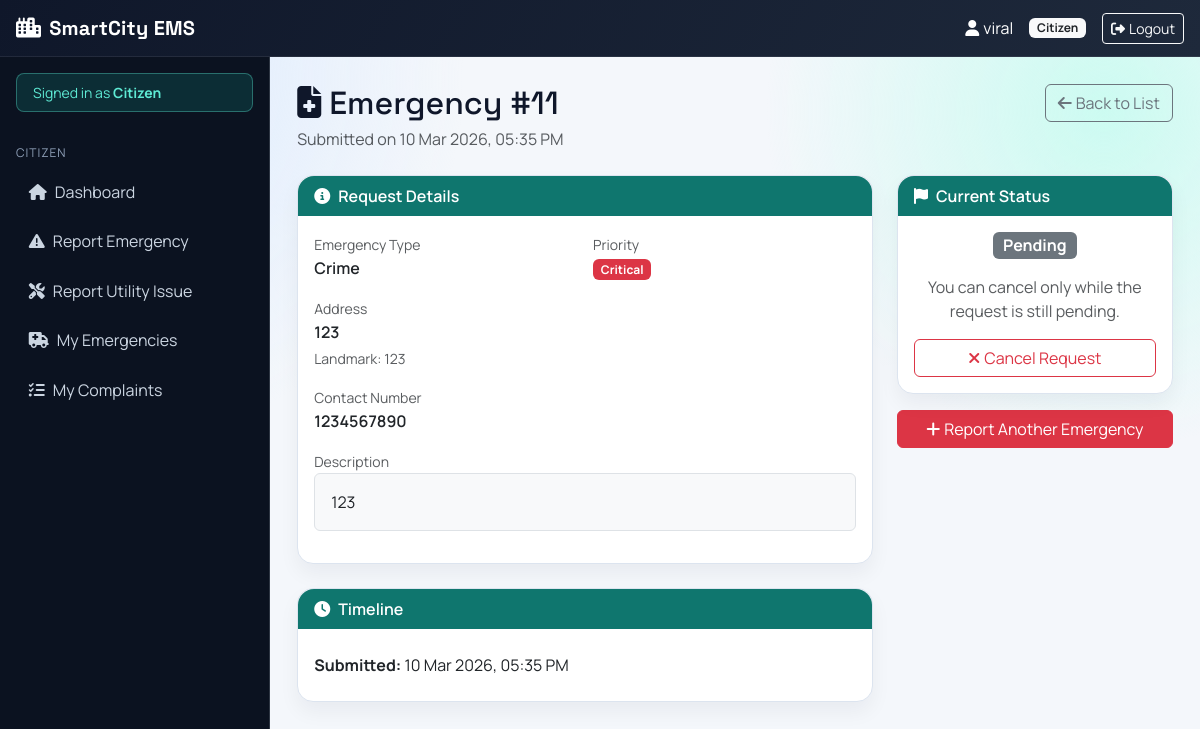
The app's page /emergency/detail/11/ (signed in) with its own data.
### accounts/models.py (models this page shows, shortened)
class User(AbstractUser):
    ROLE_CHOICES = [
        ('citizen', 'Citizen'),
        ('government_authority', 'Government Authority'),
        ('emergency_operator', 'Emergency Operator'),
        ('utility_officer', 'Utility Officer'),
        ('team_admin', 'Team Administrator'),
        ('worker', 'Worker'),
    ]
    role = models.CharField(max_length=50, choices=ROLE_CHOICES, default='citizen')
    phone_number = models.CharField(max_length=15, blank=True)
    address = models.TextField(blank=True)

### emergency/models.py (models this page shows, shortened)
class EmergencyRequest(models.Model):
    citizen = models.ForeignKey(
        User,
        on_delete=models.CASCADE,
        related_name='emergency_requests'
    )
    PRIORITY_CHOICES = [
        ('critical', 'Critical'),
        ('high', 'High'),
        ('medium', 'Medium'),
        ('low', 'Low'),
    ]
    STATUS_CHOICES = [
        ('pending', 'Pending'),
        ('assigned', 'Assigned'),
        ('en_route', 'En Route'),
        ('on_scene', 'On Scene'),
        ('resolved', 'Resolved'),
        ('cancelled', 'Cancelled'),
    ]
    citizen = models.ForeignKey(User, on_delete=models.CASCADE, related_name='emergency_requests')
    emergency_type = models.ForeignKey(EmergencyType, on_delete=models.PROTECT)
    priority = models.CharField(max_length=20, choices=PRIORITY_CHOICES, default='medium')
    status = models.CharField(max_length=20, choices=STATUS_CHOICES, default='pending')
    location_lat = models.DecimalField(max_digits=9, decimal_places=6, null=True, blank=True)
    location_lng = models.DecimalField(max_digits=9, decimal_places=6, null=True, blank=True)
    address = models.TextField()
    landmark = models.CharField(max_length=200, blank=True)
    description = models.TextField()
    contact_number = models.CharField(max_length=15)
    additional_info = models.TextField(blank=True)
    created_at = models.DateTimeField(auto_now_add=True)
    updated_at = models.DateTimeField(auto_now=True)
    assigned_at = models.DateTimeField(null=True, blank=True)
    resolved_at = models.DateTimeField(null=True, blank=True)

class EmergencyType(models.Model):
    name = models.CharField(max_length=100)
    description = models.TextField()
    icon = models.CharField(max_length=50, default='exclamation-triangle')

### emergency/views.py (the view)
# urls.py: path('detail/<int:request_id>/', views.emergency_detail, name='detail'),
@login_required
def emergency_detail(request, request_id):
    emergency = get_object_or_404(EmergencyRequest.objects.select_related('emergency_type', 'citizen'), id=request_id)
    if request.user.role != 'citizen' or emergency.citizen != request.user:
        if request.user.role not in ['emergency_operator', 'government_authority']:
            messages.error(request, 'Access denied.')
            return redirect('dashboard:dashboard')
    can_cancel = (
        request.user.role == 'citizen'
        and emergency.citizen_id == request.user.id
        and emergency.status == 'pending'
    )
    return render(
        request,
        'emergency/emergency_detail.html',
        {
            'emergency': emergency,
            'can_cancel': can_cancel,
        },
    )

### templates/emergency/emergency_detail.html (shortened to what this page needs)
{% extends 'dashboard/base_dashboard.html' %}
{% block dashboard_content %}
<div class="d-flex flex-wrap justify-content-between align-items-start mb-4 gap-2">
  <div>
    <h2 class="mb-1"><i class="fas fa-file-medical me-2"></i>Emergency #{{ emergency.id }}</h2>
    <p class="text-muted mb-0">Submitted on {{ emergency.created_at|date:"d M Y, h:i A" }}</p>
  </div>
  <a href="{% url 'emergency:my_requests' %}" class="btn btn-outline-secondary">
    <i class="fas fa-arrow-left me-1"></i>Back to List
  </a>
</div>
<div class="row g-4">
  <div class="col-lg-8">
    <div class="card">
      <div class="card-header"><i class="fas fa-circle-info me-2"></i>Request Details</div>
      <div class="card-body">
        <div class="row g-3 mb-3">
          <div class="col-md-6">
            <label class="text-muted small">Emergency Type</label>
            <div class="fw-semibold">{{ emergency.emergency_type.name }}</div>
          </div>
          <div class="col-md-6">
            <label class="text-muted small">Priority</label>
            <div>
              {% if emergency.priority == 'critical' %}<span class="badge bg-danger">Critical</span>{% endif %}
            </div>
          </div>
        </div>
        <div class="mb-3">
          <label class="text-muted small">Address</label>
          <div class="fw-semibold">{{ emergency.address }}</div>
          {% if emergency.landmark %}<div class="text-muted small mt-1">Landmark: {{ emergency.landmark }}</div>{% endif %}
        </div>
        <div class="mb-3">
          <label class="text-muted small">Contact Number</label>
          <div class="fw-semibold">{{ emergency.contact_number }}</div>
        </div>
        <div class="mb-3">
          <label class="text-muted small">Description</label>
          <div class="border rounded p-3 bg-light">{{ emergency.description }}</div>
        </div>
      </div>
    </div>
    <div class="card mt-4">
      <div class="card-header"><i class="fas fa-clock me-2"></i>Timeline</div>
      <div class="card-body">
        <ul class="list-group list-group-flush">
          <li class="list-group-item px-0"><strong>Submitted:</strong> {{ emergency.created_at|date:"d M Y, h:i A" }}</li>
        </ul>
      </div>
    </div>
  </div>
  <div class="col-lg-4">
    <div class="card">
      <div class="card-header"><i class="fas fa-flag me-2"></i>Current Status</div>
      <div class="card-body text-center">
        {% if emergency.status == 'pending' %}<span class="badge bg-secondary fs-6">Pending</span>{% endif %}
        <p class="text-muted mt-3 mb-0">You can cancel only while the request is still pending.</p>
        {% if can_cancel %}
        <form method="post" action="{% url 'emergency:cancel_request' emergency.id %}" class="mt-3" onsubmit="return confirm('Cancel this emergency request?');">
          <button type="submit" class="btn btn-outline-danger w-100">
            <i class="fas fa-xmark me-1"></i>Cancel Request
          </button>
        </form>
        {% endif %}
      </div>
    </div>
    <div class="d-grid gap-2 mt-3">
      <a href="{% url 'emergency:report_emergency' %}" class="btn btn-danger">
        <i class="fas fa-plus me-1"></i>Report Another Emergency
      </a>
    </div>
  </div>
</div>
{% endblock %}

### templates/dashboard/base_dashboard.html (shortened to what this page needs)
<!doctype html>
<html lang="en">
  <head>
    <link href="https://cdn.jsdelivr.net/npm/bootstrap@5.3.0/dist/css/bootstrap.min.css" rel="stylesheet" />
    <link rel="stylesheet" href="https://cdnjs.cloudflare.com/ajax/libs/font-awesome/6.4.0/css/all.min.css" />
  </head>
  <body>
    <nav class="navbar navbar-dark topbar px-3">
      <div class="container-fluid px-0">
        <div class="d-flex align-items-center gap-2">
          <a class="navbar-brand d-flex align-items-center gap-2" href="{% url 'dashboard:dashboard' %}">
            <i class="fas fa-city"></i>
            <span>SmartCity EMS</span>
          </a>
        </div>
        <div class="d-flex align-items-center gap-2 gap-md-3 text-white">
          <span class="d-none d-sm-inline">
            <i class="fas fa-user me-1"></i>{{ user.username }}
          </span>
          <span class="badge bg-light text-dark">{{ user.get_role_display }}</span>
          <a href="{% url 'accounts:logout' %}" class="btn btn-sm btn-outline-light">
            <i class="fas fa-sign-out-alt me-1"></i>Logout
          </a>
        </div>
      </div>
    </nav>
    <div class="app-frame">
      <aside
        class="offcanvas-md offcanvas-start sidebar-shell"
        tabindex="-1"
        id="sidebarNav"
        aria-labelledby="sidebarNavLabel"
      >
        <div class="offcanvas-body px-3 py-3">
          <div class="role-chip rounded-3 px-3 py-2 mb-3 small">
            Signed in as <strong>{{ user.get_role_display }}</strong>
          </div>
          <ul class="nav flex-column">
            {% if user.role == 'citizen' %}
            <li class="nav-section">Citizen</li>
            <li class="nav-item">
              <a class="nav-link {% if '/dashboard/citizen/' in request.path %}active{% endif %}" href="{% url 'dashboard:citizen' %}">
                <i class="fas fa-house me-2"></i>Dashboard
              </a>
            </li>
            <li class="nav-item">
              <a class="nav-link {% if '/emergency/report/' in request.path %}active{% endif %}" href="{% url 'emergency:report_emergency' %}">
                <i class="fas fa-triangle-exclamation me-2"></i>Report Emergency
              </a>
            </li>
            <li class="nav-item">
              <a class="nav-link {% if '/utilities/submit/' in request.path %}active{% endif %}" href="{% url 'utilities:submit_complaint' %}">
                <i class="fas fa-screwdriver-wrench me-2"></i>Report Utility Issue
              </a>
            </li>
            <li class="nav-item">
              <a class="nav-link {% if '/emergency/my-requests/' in request.path %}active{% endif %}" href="{% url 'emergency:my_requests' %}">
                <i class="fas fa-ambulance me-2"></i>My Emergencies
              </a>
            </li>
            <li class="nav-item">
              <a class="nav-link {% if '/utilities/my-complaints/' in request.path %}active{% endif %}" href="{% url 'utilities:my_complaints' %}">
                <i class="fas fa-list-check me-2"></i>My Complaints
              </a>
            </li>
            {% endif %}
          </ul>
        </div>
      </aside>
      <main class="main-shell">
        {% block dashboard_content %}{% endblock %}
      </main>
    </div>
  </body>
</html>

### templates/dashboard/base_dashboard.html (style rules this page uses)
:root { --bg: #f4f7fb; --ink: #0f172a; --surface: #ffffff; --border: #dce4ef; --radius: 16px; }
body { margin: 0; background: radial-gradient(circle at 8% 10%, #dbeafe 0, transparent 28%), radial-gradient(circle at 92% 14%, #ccfbf1 0, transparent 26%), var(--bg); color: var(--ink); font-family: 'Manrope', sans-serif; }
h1, h2, h3, h4, h5, h6, .navbar-brand, .stat-number { font-family: 'Space Grotesk', sans-serif; }
.topbar { background: linear-gradient(120deg, #0f172a, #1e293b); border-bottom: 1px solid rgba(255, 255, 255, 0.08); }
.topbar .navbar-brand { font-weight: 700; letter-spacing: 0.2px; }
.app-frame { display: flex; min-height: calc(100vh - 64px); }
.sidebar-shell { --bs-offcanvas-width: 270px; background-color: #0b1220; color: #cbd5e1; }
.sidebar-shell.offcanvas-start, .sidebar-shell.offcanvas-md { background-color: #0b1220 !important; }
.sidebar-shell .offcanvas-body { display: block; }
.sidebar-shell .role-chip { background: rgba(20, 184, 166, 0.16); color: #5eead4; border: 1px solid rgba(94, 234, 212, 0.35); }
.sidebar-shell .nav-link { color: #cbd5e1; border-radius: 10px; margin-bottom: 0.35rem; padding: 0.62rem 0.8rem; transition: all 0.2s ease; }
.sidebar-shell .nav-section { color: #8fa0b8; text-transform: uppercase; letter-spacing: 0.08em; font-size: 0.75rem; margin: 1rem 0 0.5rem; }
.main-shell { flex: 1; padding: 1.35rem; }
.card { border: 1px solid var(--border); border-radius: var(--radius); box-shadow: 0 10px 20px rgba(15, 23, 42, 0.05); }
.card-header { background: linear-gradient(120deg, #0f766e, #0f766e); color: #fff; border-radius: var(--radius) var(--radius) 0 0 !important; border-bottom: 0; font-weight: 600; }
@media (min-width: 768px) { .sidebar-shell { position: sticky; top: 64px; width: 270px; min-width: 270px; height: calc(100vh - 64px); border-right: 1px solid rgba(203, 213, 225, 0.18); } }
@media (min-width: 768px) { .main-shell { padding: 1.7rem; } }

### records on screen
User: username "viral", role "Citizen"
EmergencyRequest: id "11", created_at "10 Mar 2026, 05:35 PM", emergency_type.name "Crime", address "123", landmark "123", contact_number "1234567890", description "123"
